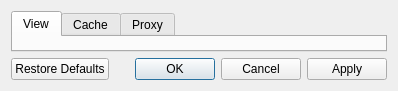
<ui version="4.0" >
 <class>PreferencesDialog</class>
 <widget class="QDialog" name="PreferencesDialog" >
  <property name="geometry" >
   <rect>
    <x>0</x>
    <y>0</y>
    <width>398</width>
    <height>91</height>
   </rect>
  </property>
  <property name="windowTitle" >
   <string>Preferences</string>
  </property>
  <layout class="QVBoxLayout" name="verticalLayout" >
   <item>
    <widget class="QTabWidget" name="tabWidget" >
     <property name="currentIndex" >
      <number>0</number>
     </property>
     <widget class="ViewPreferencesPage" name="viewTab" >
      <property name="geometry" >
       <rect>
        <x>0</x>
        <y>0</y>
        <width>368</width>
        <height>12</height>
       </rect>
      </property>
      <attribute name="title" >
       <string>View</string>
      </attribute>
     </widget>
     <widget class="CachePreferencesPage" name="cacheTab" >
      <property name="geometry" >
       <rect>
        <x>0</x>
        <y>0</y>
        <width>428</width>
        <height>111</height>
       </rect>
      </property>
      <attribute name="title" >
       <string>Cache</string>
      </attribute>
     </widget>
     <widget class="ProxyPreferencesPage" name="proxyTab" >
      <property name="geometry" >
       <rect>
        <x>0</x>
        <y>0</y>
        <width>428</width>
        <height>111</height>
       </rect>
      </property>
      <attribute name="title" >
       <string>Proxy</string>
      </attribute>
     </widget>
    </widget>
   </item>
   <item>
    <widget class="QDialogButtonBox" name="buttonBox" >
     <property name="standardButtons" >
      <set>QDialogButtonBox::Apply|QDialogButtonBox::Cancel|QDialogButtonBox::Ok|QDialogButtonBox::RestoreDefaults</set>
     </property>
    </widget>
   </item>
  </layout>
 </widget>
 <customwidgets>
  <customwidget>
   <class>ProxyPreferencesPage</class>
   <extends>QWidget</extends>
   <header>proxypreferencespage.h</header>
   <container>1</container>
  </customwidget>
  <customwidget>
   <class>CachePreferencesPage</class>
   <extends>QWidget</extends>
   <header>cachepreferencespage.h</header>
   <container>1</container>
  </customwidget>
  <customwidget>
   <class>ViewPreferencesPage</class>
   <extends>QWidget</extends>
   <header>viewpreferencespage.h</header>
   <container>1</container>
  </customwidget>
 </customwidgets>
 <resources/>
 <connections>
  <connection>
   <sender>buttonBox</sender>
   <signal>accepted()</signal>
   <receiver>PreferencesDialog</receiver>
   <slot>accept()</slot>
   <hints>
    <hint type="sourcelabel" >
     <x>353</x>
     <y>267</y>
    </hint>
    <hint type="destinationlabel" >
     <x>408</x>
     <y>223</y>
    </hint>
   </hints>
  </connection>
  <connection>
   <sender>buttonBox</sender>
   <signal>rejected()</signal>
   <receiver>PreferencesDialog</receiver>
   <slot>reject()</slot>
   <hints>
    <hint type="sourcelabel" >
     <x>325</x>
     <y>268</y>
    </hint>
    <hint type="destinationlabel" >
     <x>406</x>
     <y>191</y>
    </hint>
   </hints>
  </connection>
 </connections>
</ui>
